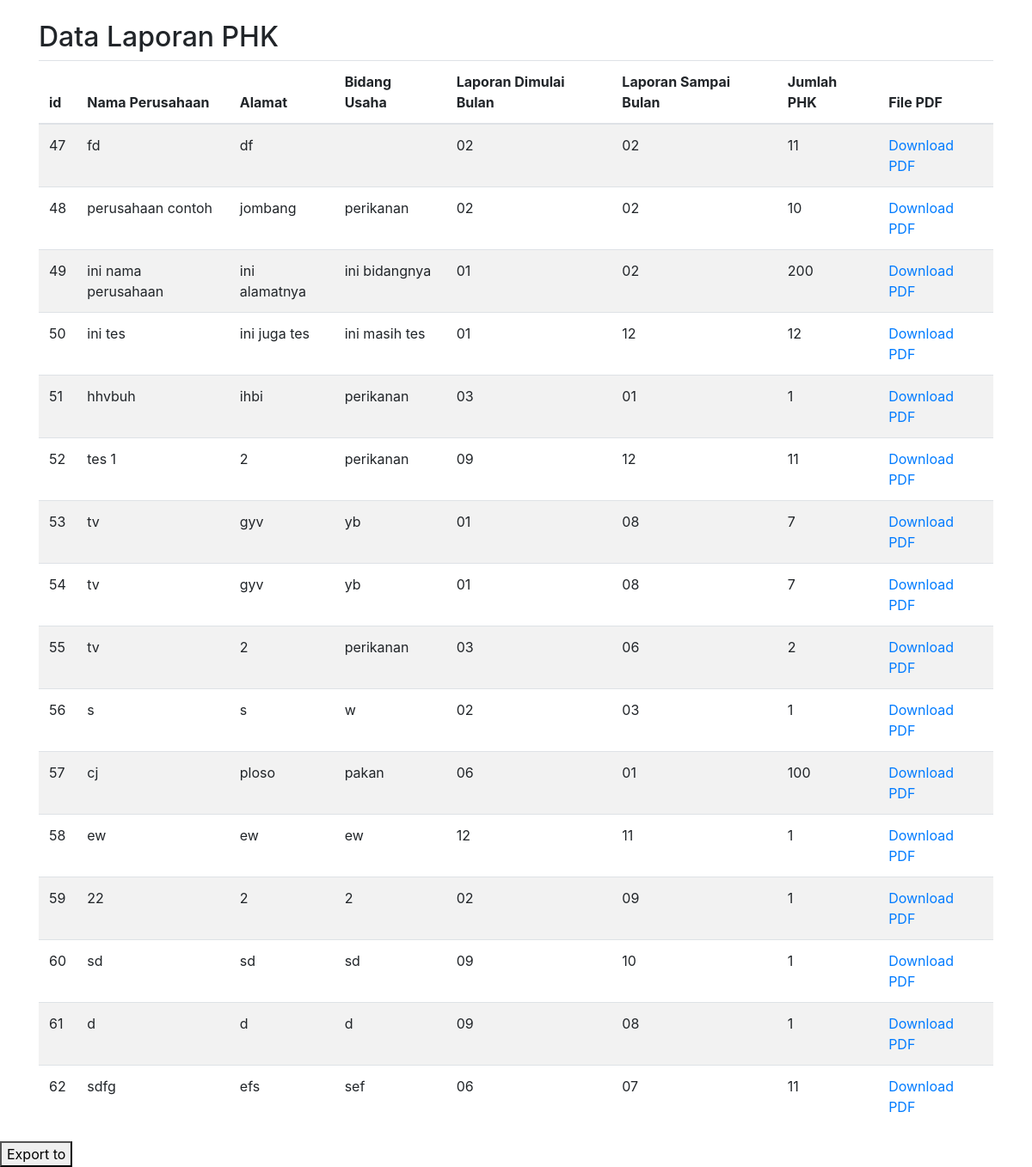
Screenshot of /testable.php with the database file from the repository.
### tables this page shows
CREATE TABLE `phk` (
  `id` int(11) NOT NULL,
  `nama_perusahaan` varchar(100) NOT NULL,
  `alamat_perusahaan` text NOT NULL,
  `nomor_telepon` varchar(13) NOT NULL,
  `bidang_usaha` varchar(100) NOT NULL,
  `laporan_dimulai` varchar(15) NOT NULL,
  `laporan_diakhiri` varchar(15) NOT NULL,
  `jumlah_phk` int(11) NOT NULL,
  `meninggal_dunia` int(11) NOT NULL,
  `berakhir_masa_kerja` int(11) NOT NULL,
  `mengundurkan_Diri` int(11) NOT NULL,
  `penyebab_lain` int(11) NOT NULL,
  `phk_karena_perubahan_status` int(11) NOT NULL,
  `phk_yang_sudah_ada_putusan_pengadilan` int(11) NOT NULL,
  `phk_karena_perusahaan_rugi` int(11) NOT NULL,
  `pekerja_yang_mengalami_sakit_berkepanjangan` int(11) NOT NULL,
  `dokumen_phk` text NOT NULL
);

### testable.php (the view, shortened to what this page needs)
<!DOCTYPE html>
<html>
<head>
  <link rel="stylesheet" href="https://maxcdn.bootstrapcdn.com/bootstrap/4.5.2/css/bootstrap.min.css">
</head>
<body>
<div class="container mt-4" id="myTable">
  <h2 >Data Laporan PHK</h2>
  <table class="table table-striped">
    <thead>
      <tr>
        <th>id</th>
        <th>Nama Perusahaan</th>
        <th>Alamat</th>
        <th>Bidang Usaha</th>
        <th>Laporan Dimulai Bulan</th>
        <th>Laporan Sampai Bulan</th>
        <th>Jumlah PHK</th>
        <th>File PDF</th>
      </tr>
    </thead>
    <tbody>
    <?php
        $servername = "localhost";
        $username = "root";
        $password = "";
        $dbname = "magang";
        $conn = new mysqli($servername, $username, $password, $dbname);
        $sql = "SELECT * FROM phk";
        $result = $conn->query($sql);
        if ($result->num_rows > 0) {
            while ($row = $result->fetch_assoc()) {
                echo '<td>' . $row["id"] . '</td>';
                echo '<td>' . $row["nama_perusahaan"] . '</td>';
                echo '<td>' . $row["alamat_perusahaan"] . '</td>';
                echo '<td>' . $row["bidang_usaha"] . '</td>';
                echo '<td>' . $row["laporan_dimulai"] . '</td>';
                echo '<td>' . $row["laporan_diakhiri"] . '</td>';
                echo '<td>' . $row["jumlah_phk"] . '</td>';
                echo '<td><a href="' . $row["dokumen_phk"] . '">Download PDF</a></td>';
            }
            echo '</table>';
        } else {
            echo "Tidak ada data.";
        }
      ?>
</div>
<button onclick="exportToExcel()">Export to</button>
</body>
</html>

### rows the page displays
phk: id "47", nama_perusahaan "fd", alamat_perusahaan "df", laporan_dimulai "02", laporan_diakhiri "02", jumlah_phk "11"
phk: id "48", nama_perusahaan "perusahaan contoh", alamat_perusahaan "jombang", bidang_usaha "perikanan", laporan_dimulai "02", laporan_diakhiri "02", jumlah_phk "10"
phk: id "49", nama_perusahaan "ini nama perusahaan", alamat_perusahaan "ini alamatnya", bidang_usaha "ini bidangnya", laporan_dimulai "01", laporan_diakhiri "02", jumlah_phk "200"
phk: id "50", nama_perusahaan "ini tes", alamat_perusahaan "ini juga tes", bidang_usaha "ini masih tes", laporan_dimulai "01", laporan_diakhiri "12", jumlah_phk "12"
phk: id "51", nama_perusahaan "hhvbuh", alamat_perusahaan "ihbi", bidang_usaha "perikanan", laporan_dimulai "03", laporan_diakhiri "01", jumlah_phk "1"
phk: id "52", nama_perusahaan "tes 1", alamat_perusahaan "2", bidang_usaha "perikanan", laporan_dimulai "09", laporan_diakhiri "12", jumlah_phk "11"
phk: id "53", nama_perusahaan "tv", alamat_perusahaan "gyv", bidang_usaha "yb", laporan_dimulai "01", laporan_diakhiri "08", jumlah_phk "7"
phk: id "54", nama_perusahaan "tv", alamat_perusahaan "gyv", bidang_usaha "yb", laporan_dimulai "01", laporan_diakhiri "08", jumlah_phk "7"
phk: id "55", nama_perusahaan "tv", alamat_perusahaan "2", bidang_usaha "perikanan", laporan_dimulai "03", laporan_diakhiri "06", jumlah_phk "2"
phk: id "56", nama_perusahaan "s", alamat_perusahaan "s", bidang_usaha "w", laporan_dimulai "02", laporan_diakhiri "03", jumlah_phk "1"
phk: id "57", nama_perusahaan "cj", alamat_perusahaan "ploso", bidang_usaha "pakan", laporan_dimulai "06", laporan_diakhiri "01", jumlah_phk "100"
phk: id "58", nama_perusahaan "ew", alamat_perusahaan "ew", bidang_usaha "ew", laporan_dimulai "12", laporan_diakhiri "11", jumlah_phk "1"
phk: id "59", nama_perusahaan "22", alamat_perusahaan "2", bidang_usaha "2", laporan_dimulai "02", laporan_diakhiri "09", jumlah_phk "1"
phk: id "60", nama_perusahaan "sd", alamat_perusahaan "sd", bidang_usaha "sd", laporan_dimulai "09", laporan_diakhiri "10", jumlah_phk "1"
phk: id "61", nama_perusahaan "d", alamat_perusahaan "d", bidang_usaha "d", laporan_dimulai "09", laporan_diakhiri "08", jumlah_phk "1"
phk: id "62", nama_perusahaan "sdfg", alamat_perusahaan "efs", bidang_usaha "sef", laporan_dimulai "06", laporan_diakhiri "07", jumlah_phk "11"
